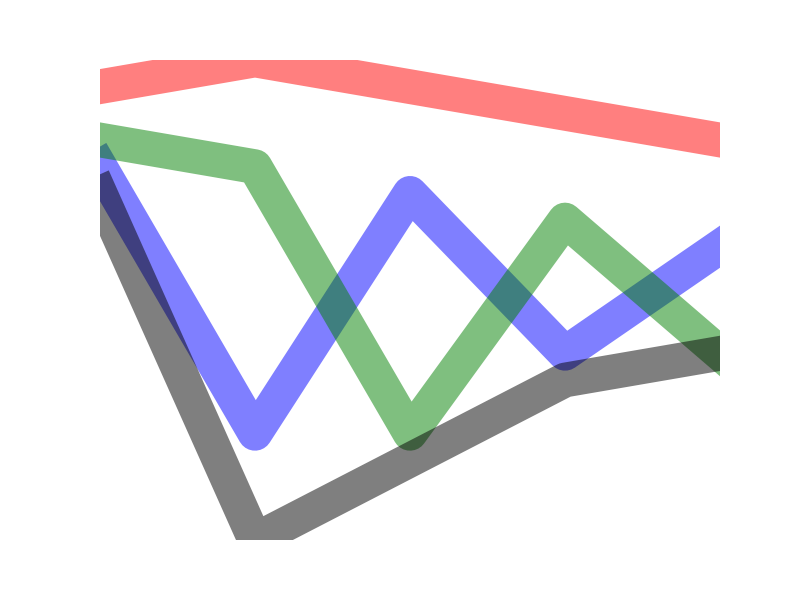
#> input picture imgs/EURUSD20010103_00-00-00.png, 800 x 600 px
$ python filter_imgs.py
#> lines starting #> are read from the running program, lines starting #| are printed output that depends on the picture
from skimage.io import imread, imshow
from skimage.transform import resize
from skimage import io

import matplotlib.pyplot as plt

img = imread('imgs/EURUSD20010103_00-00-00.png')
#> img is the input picture: shape (600, 800, 4); mean R, G, B, A 206.2, 203.5, 211.7, 30.1

resize_img = resize(img, (120,160)) # 1/8 original size
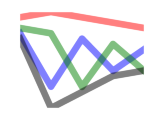
#> resize_img: shape (120, 160, 4) float64; mean R, G, B, A 0.809, 0.798, 0.83, 0.118; transparent parts drawn white

io.imshow(resize_img)

plt.show()


#

$ run again, with imgs/EURUSD20010103_05-00-00.png copied over imgs/EURUSD20010103_00-00-00.png
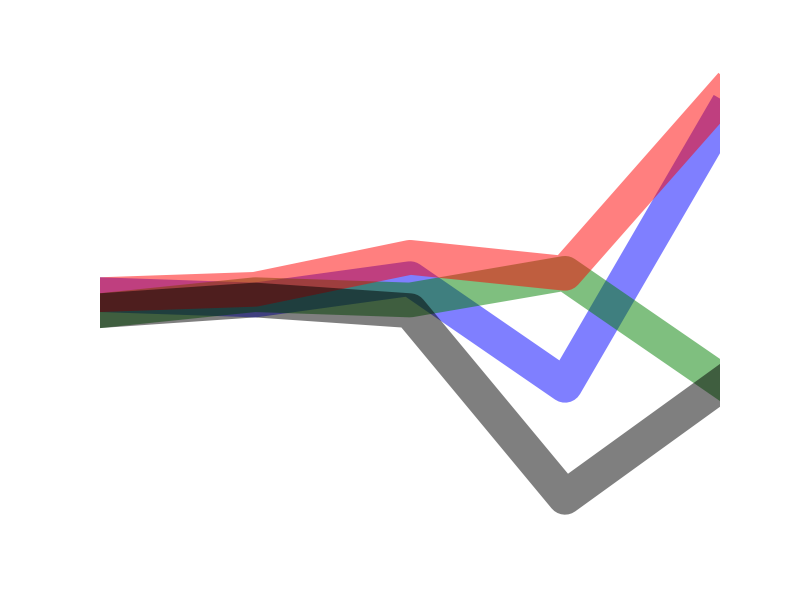
#> input picture imgs/EURUSD20010103_05-00-00.png, 800 x 600 px
#> img is the input picture: shape (600, 800, 4); mean R, G, B, A 228.2, 221.2, 226.9, 21.5
#> `resize_img = resize(img, (120,160))`:
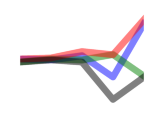
#> resize_img: shape (120, 160, 4) float64; mean R, G, B, A 0.895, 0.867, 0.89, 0.0843; transparent parts drawn white

$ run again, with imgs/EURUSD20010103_10-00-00.png copied over imgs/EURUSD20010103_00-00-00.png
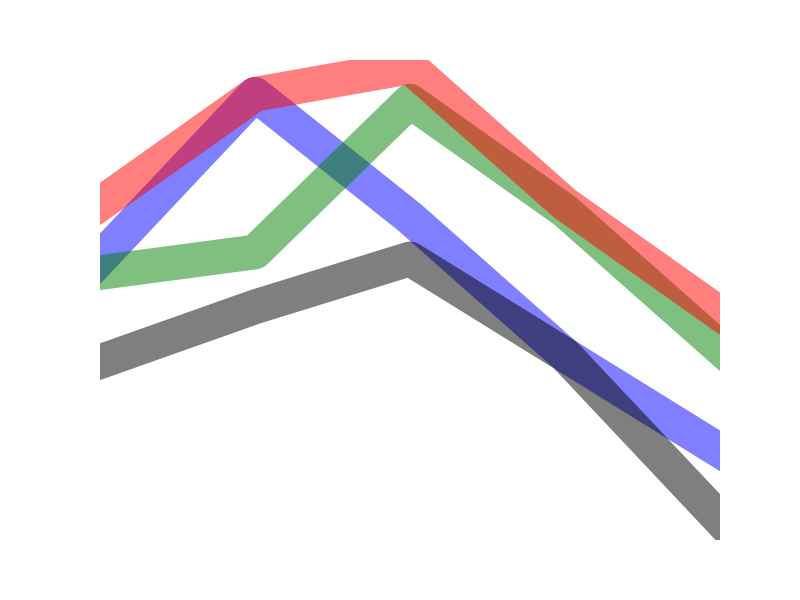
#> input picture imgs/EURUSD20010103_10-00-00.png, 800 x 600 px
#> img is the input picture: shape (600, 800, 4); mean R, G, B, A 219.2, 213.2, 218.7, 25.7
#> `resize_img = resize(img, (120,160))`:
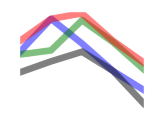
#> resize_img: shape (120, 160, 4) float64; mean R, G, B, A 0.86, 0.836, 0.858, 0.101; transparent parts drawn white

$ run again, with imgs/EURUSD20010103_15-00-00.png copied over imgs/EURUSD20010103_00-00-00.png
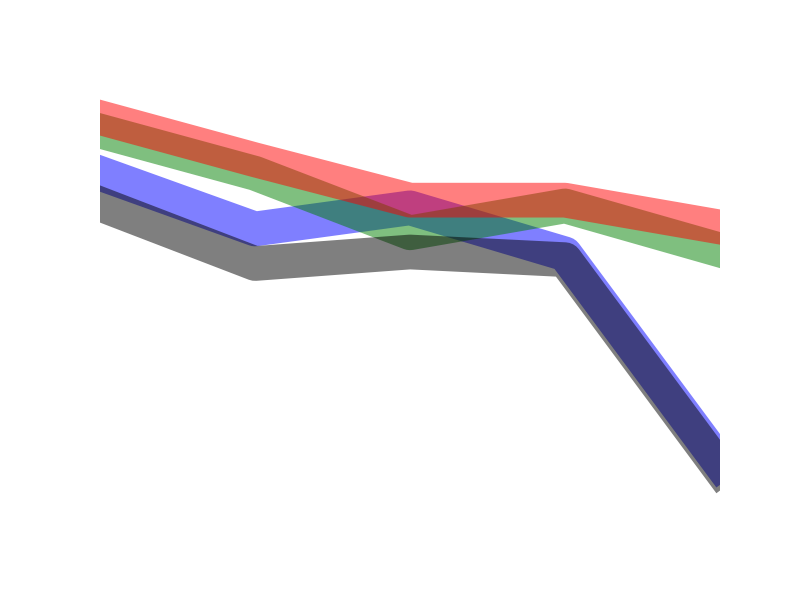
#> input picture imgs/EURUSD20010103_15-00-00.png, 800 x 600 px
#> img is the input picture: shape (600, 800, 4); mean R, G, B, A 228.3, 222.2, 226.5, 21.6
#> `resize_img = resize(img, (120,160))`:
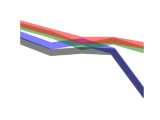
#> resize_img: shape (120, 160, 4) float64; mean R, G, B, A 0.895, 0.871, 0.888, 0.0847; transparent parts drawn white
